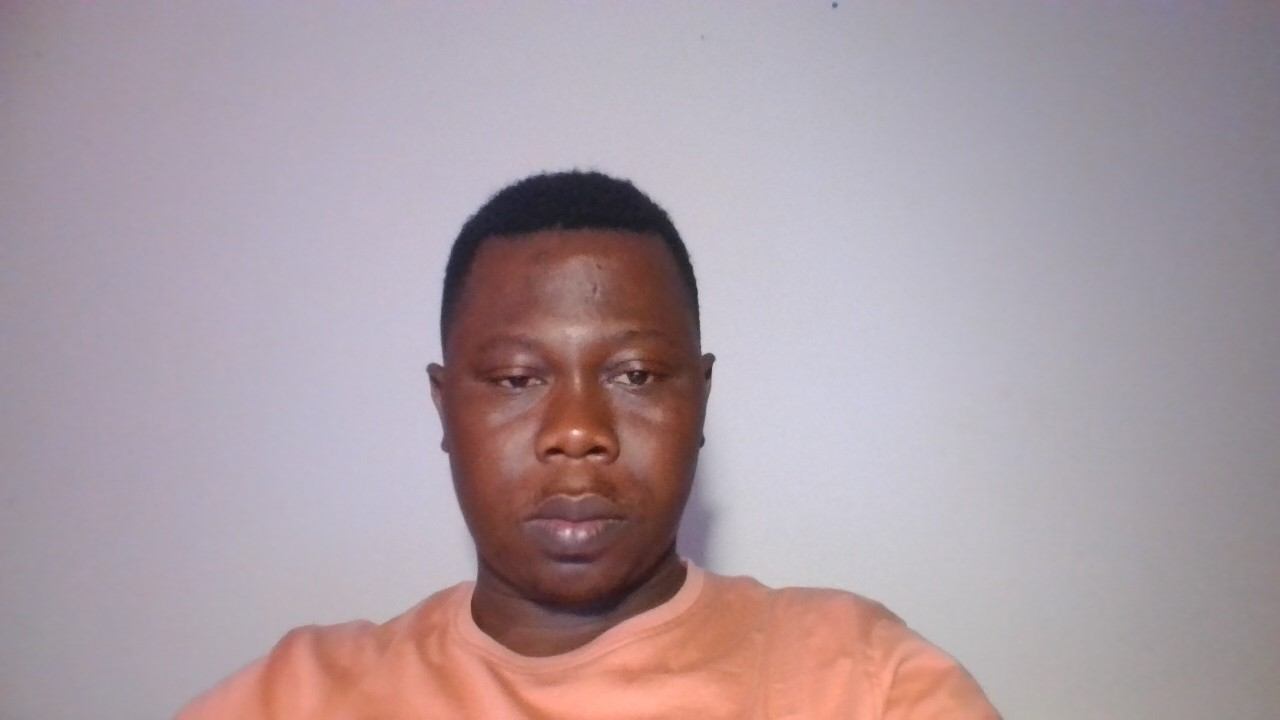
#> input picture threshold/sylvestre.jpg, 1280 x 720 px
$ python show-with-matplotlib.py
#> lines starting #> are read from the running program, lines starting #| are printed output that depends on the picture; after the words box and inside, x2 and y2 are one past the last pixel; in counts of white or black regions, pixels touching at a corner belong together
import cv2
import matplotlib.pyplot as plt
from matplotlib.pyplot import *
#read image as grey scale
original =cv2.imread("sylvestre.jpg")
#> original is the input picture: shape (720, 1280, 3); mean B, G, R 162.5, 155.5, 171.3
original=cv2.cvtColor(original, cv2.COLOR_BGR2RGB)
image = cv2.imread("sylvestre.jpg", cv2.IMREAD_GRAYSCALE)
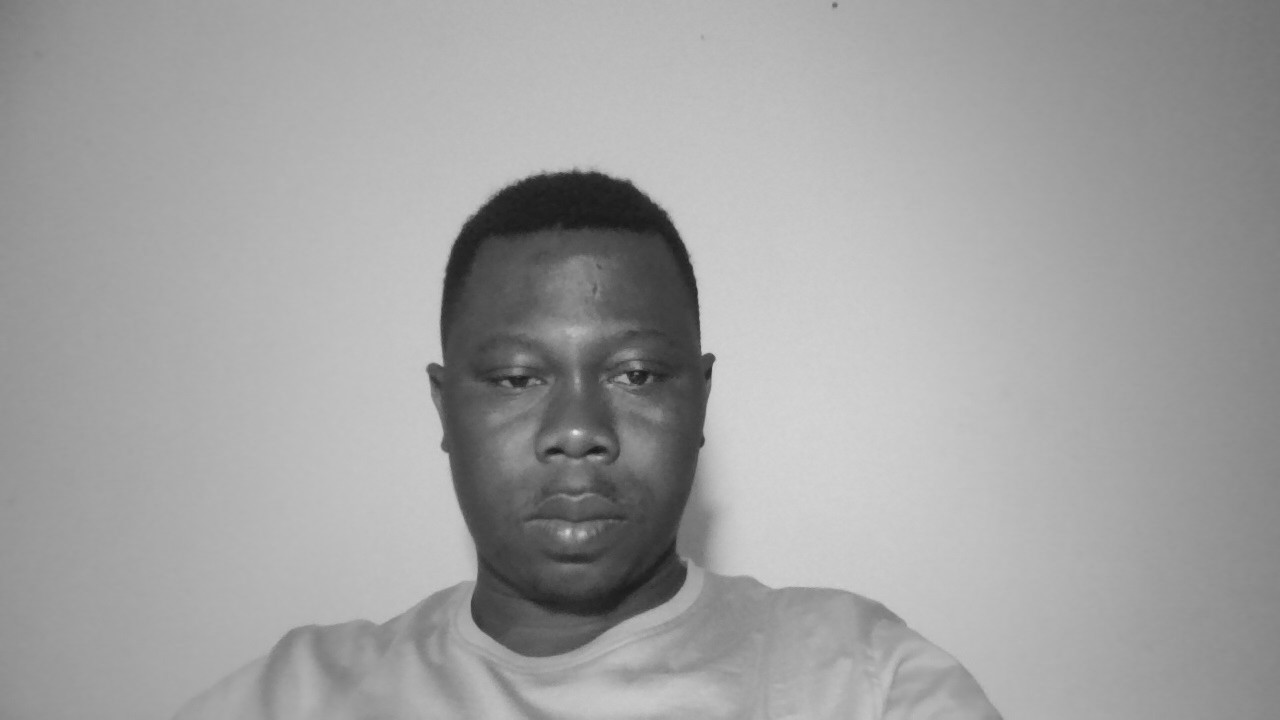
#> image: shape (720, 1280); min 21, max 230, mean 161
image1= cv2.imread("sylvestre.jpg")
image1=cv2.cvtColor(image1, cv2.COLOR_BGR2GRAY)
# show image
#cv2.imshow("original image", original)
#cv2.imshow("gray", image1)
#cv2.imshow("gray scale", image)


# define a threshold, 128 is the middle of black and white in grey scale
thresh = 128

# threshold the image
_, th = cv2.threshold(image1, 128, 255, cv2.THRESH_BINARY) #  binary threshold
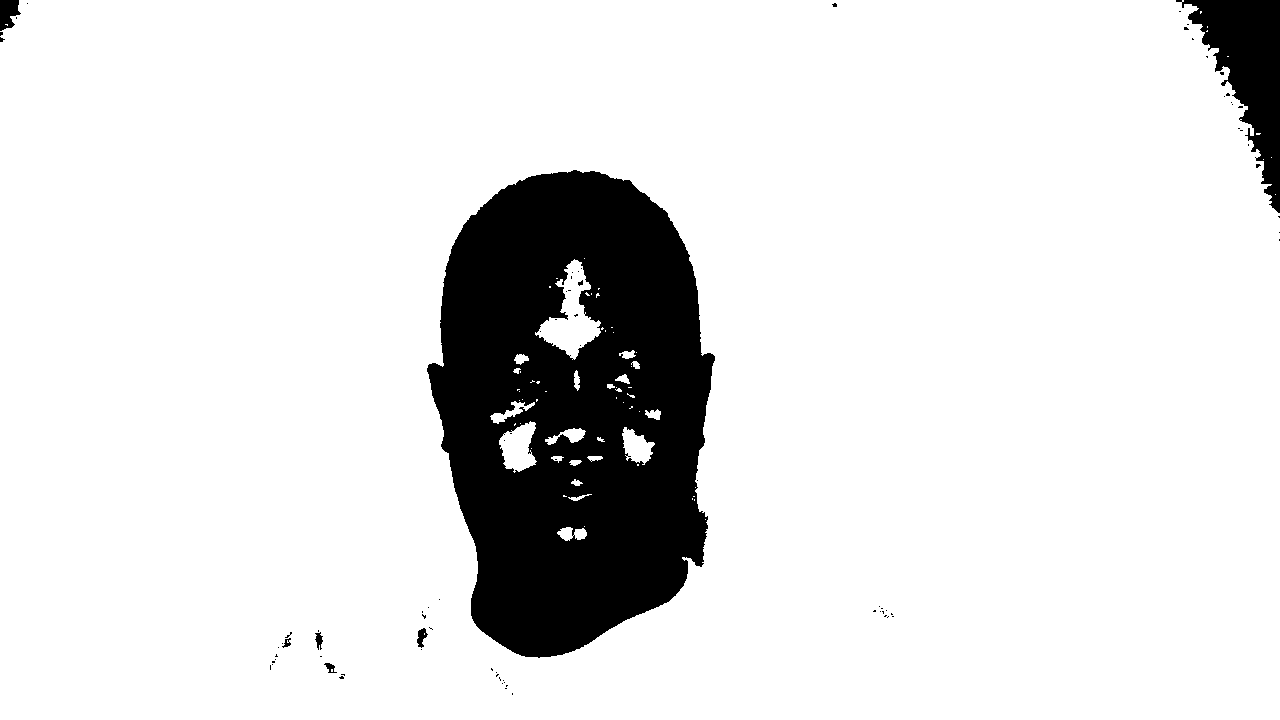
#> th: shape (720, 1280); 87.9% white; 83 black regions (76 under 20 px), largest, box (x1, y1, x2, y2) and area: (427, 170, 715, 658) 101249, (1176, 0, 1280, 213) 9366, (0, 0, 21, 31) 455
_, th1 = cv2.threshold(image1, 128, 255, cv2.THRESH_BINARY_INV) # inverse binary threshold
_, th2 = cv2.threshold(image1, 128, 255, cv2.THRESH_OTSU) # OTSU threshold
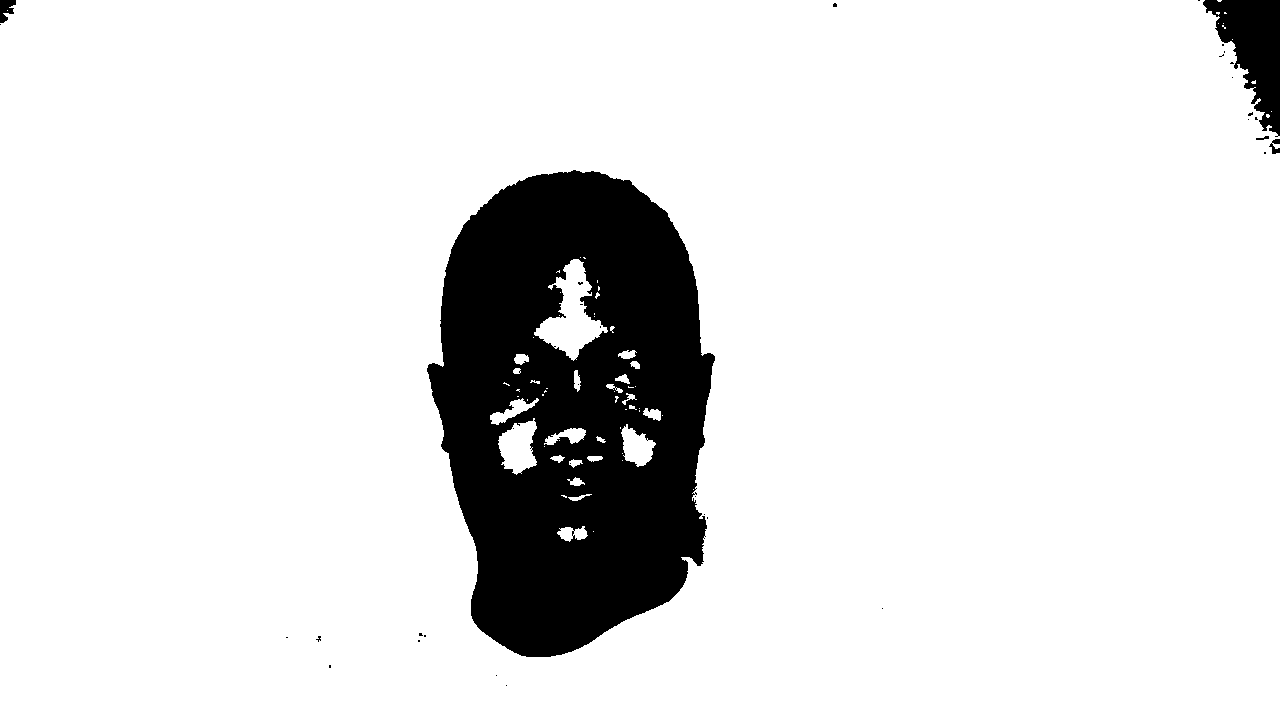
#> th2: shape (720, 1280); 88.5% white; 35 black regions (30 under 20 px), largest, box (x1, y1, x2, y2) and area: (427, 170, 715, 657) 99618, (1203, 0, 1280, 137) 5511, (0, 0, 16, 23) 242, (1269, 139, 1280, 154) 90, (1256, 136, 1269, 140) 30
#cv2.imshow("threshold", th) # show threshold image
#cv2.imshow("threshold inverse", th1) # show inverse binary threshold
#cv2.imshow("Otsu threshold", th2)

#cv2.waitKey(0)
#cv2.destroyAllWindows()

# Display image
plt.figure(figsize=(15,15))
plt.subplot(331), plt.imshow(original), plt.title("original image"), plt.axis("off")
plt.subplot(332), plt.imshow(image, cmap="gray"), plt.title("gray image"), plt.axis("off")
plt.subplot(333), plt.imshow(image1,cmap="gray"), plt.title("convert image  from BGR to Gray"), plt.axis("off")
plt.subplot(334), plt.imshow(th, cmap="gray"), plt.title("binary image"), plt.axis("off")
plt.subplot(335), plt.imshow(th1, cmap="gray"), plt.title("inverse binary image"), plt.axis("off")
plt.subplot(336), plt.imshow(th2, cmap="gray"), plt.title("Otsu threshold"), plt.axis("off")
plt.savefig("result.png")
plt.show()
